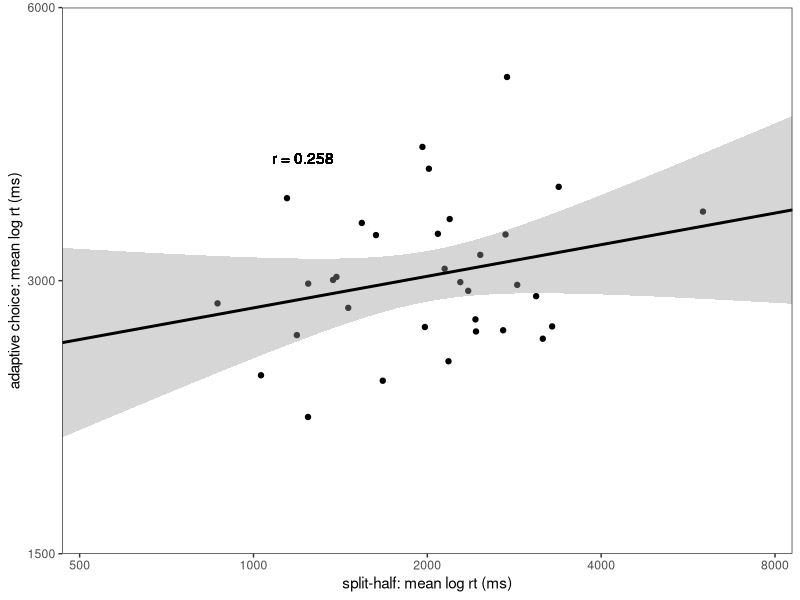
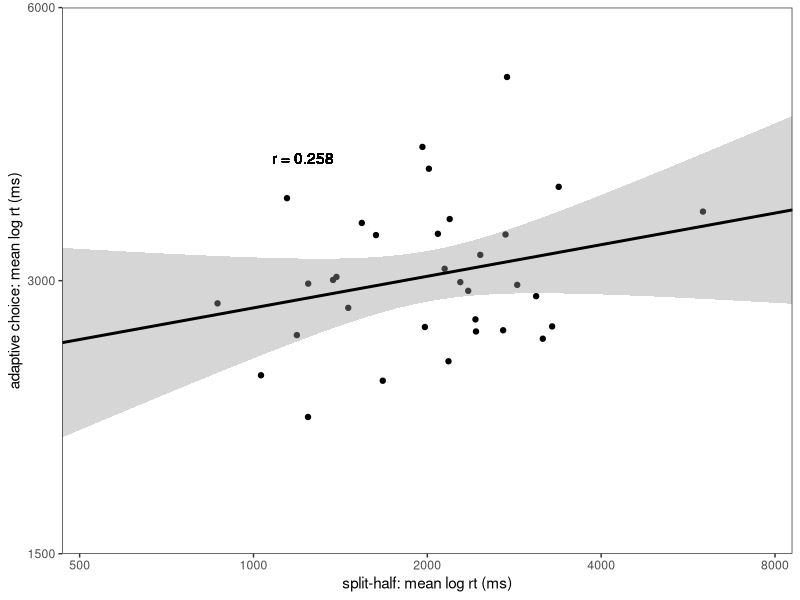
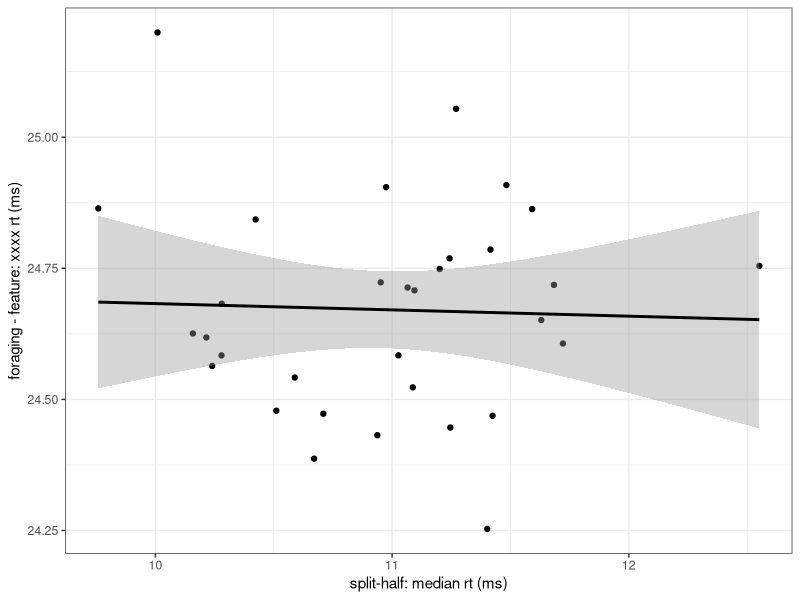
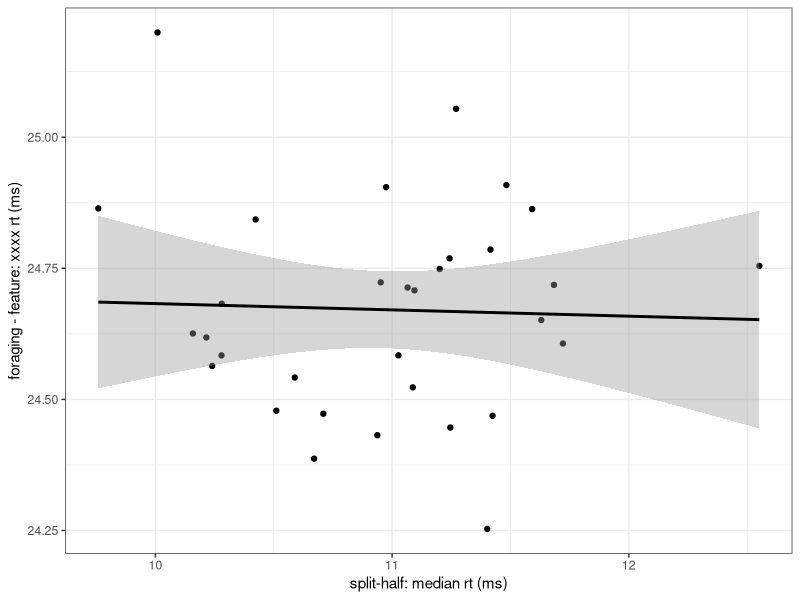
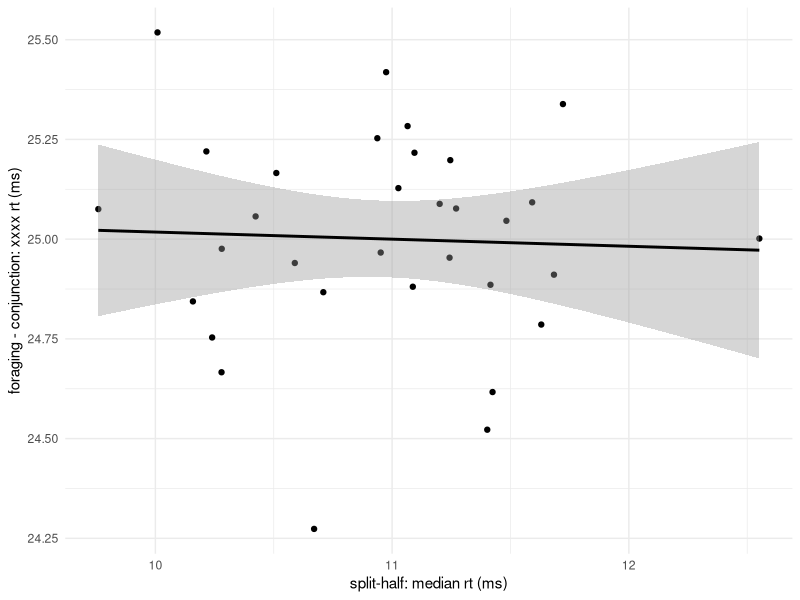
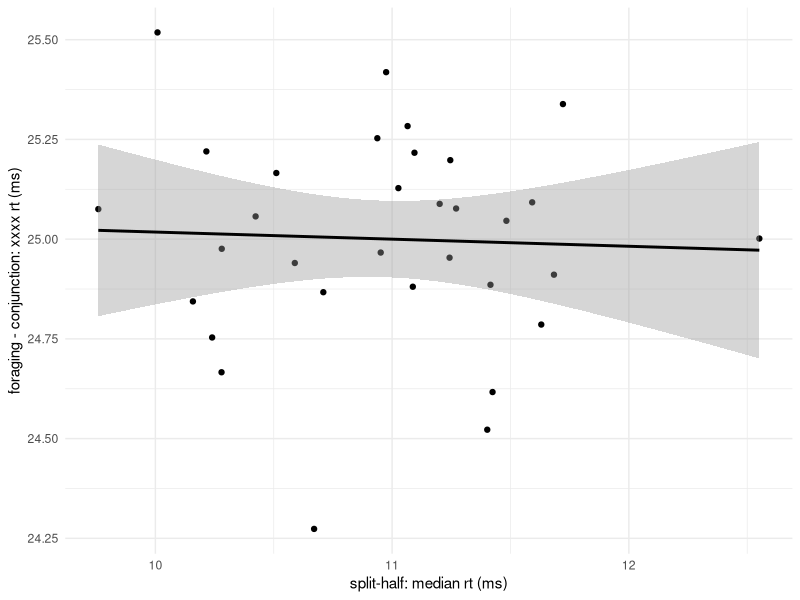
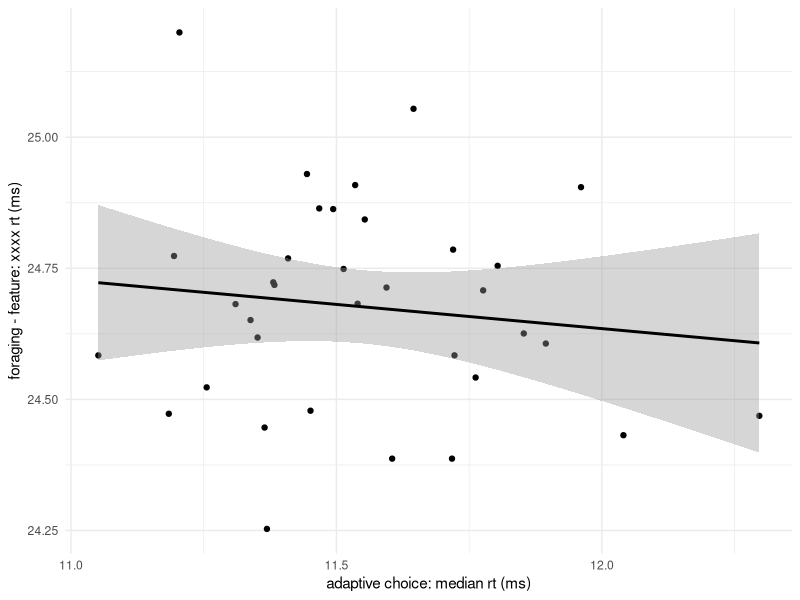
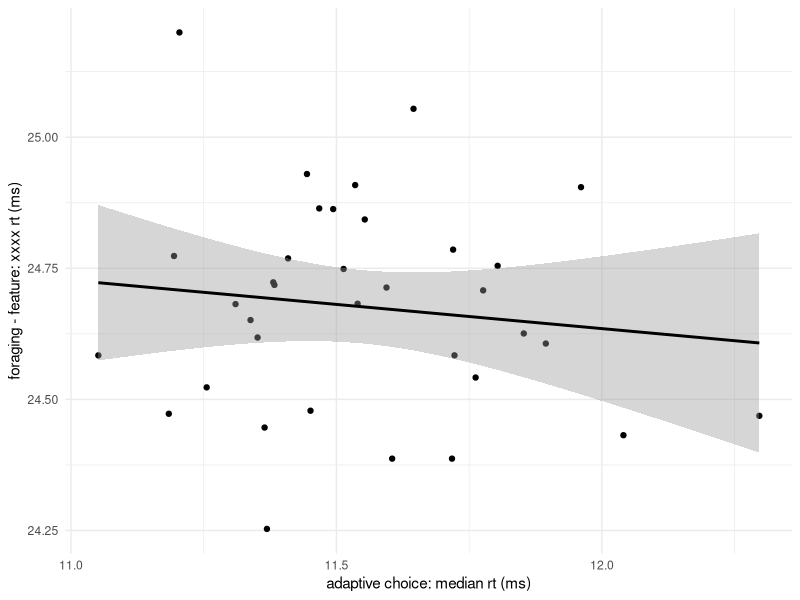

Recreate these plots in R, in order.
library(tidyverse)

figXn <- 6
figYn <- 4

dat <- read_csv("summaryData.csv")

############################################################
# first look at rt
############################################################

#  split-half v adaptive choice
r <- round(with(dat, cor.test(ls_mean_log_rt, ac_meanlog2rt)$estimate), 3)

x_labels = c(500, 1000, 2000, 4000, 8000)
x_breaks = log(x_labels, 2)

y_labels = c(1500, 3000, 6000)
y_breaks = log(y_labels, 2)

plt <- ggplot(dat, aes(x = ls_mean_log_rt, y = ac_meanlog2rt))
plt <- plt + geom_point() 
plt <- plt + geom_smooth(method = lm, colour = "black", fullrange = TRUE)
plt <- plt + theme_bw()
plt <- plt + scale_x_continuous("split-half: mean log rt (ms)",
	  limits = c(8, 14), breaks = x_breaks, labels = x_labels, expand = c(0, .1))
plt <- plt + scale_y_continuous("adaptive choice: mean log rt (ms)",
	  limits = c(min(y_breaks), 14), breaks = y_breaks, labels = y_labels, expand = c(0, 0))
plt <- plt + geom_text(label=paste("r =", r), x= 10.25, y=12)
plt <- plt + coord_cartesian(xlim=c(min(x_breaks),max(x_breaks)), ylim=c(y_breaks[1],max(y_breaks)))
plt <- plt + theme(
  panel.grid.major = element_blank(), 
  panel.grid.minor = element_blank())
# plt <- plt + ggtitle('Split-half and Attentional Control')
ggsave("scratch/ls_v_ac_mean_log2rt.pdf", width = figYn, height = figYn)
ggsave("scratch/ls_v_ac_mean_log2rt.png", width = figYn, height = figYn)

r_feat <- round(with(dat, cor.test(ls_mean_log_rt, fg_feat_log2)$estimate), 3)
r_cong <- round(with(dat, cor.test(ls_mean_log_rt, fg_conj_log2)$estimate), 3)

y_labels = c(1500, 3000, 6000)
y_breaks = log(y_labels, 2)

plt <- ggplot(dat, aes(x = ls_mean_log_rt, y = fg_feat_log2))
plt <- plt + geom_point() 
plt <- plt + geom_smooth(method = lm, colour = "black", fullrange = TRUE)
plt <- plt + theme_bw()
plt <- plt + scale_x_continuous("split-half: median rt (ms)")
plt <- plt + scale_y_continuous("foraging - feature: xxxx rt (ms)")
plt <- plt + geom_text(label=paste("italic(r) ==", r_feat), parse = TRUE, x= 4000, y=22500)
# plt <- plt + ggtitle('Attentional Control and Foraging (feautre)')
ggsave("scratch/ls_v_fg_feature_rt.pdf", width = figYn, height = figYn)
ggsave("scratch/ls_v_fg_feature_rt.png", width = figYn, height = figYn)

plt <- ggplot(dat, aes(x = ls_mean_log_rt, y = fg_conj_log2))
plt <- plt + geom_point() 
plt <- plt + geom_smooth(method = lm, colour = "black")
plt <- plt + theme_minimal()
plt <- plt + scale_x_continuous("split-half: median rt (ms)")
plt <- plt + scale_y_continuous("foraging - conjunction: xxxx rt (ms)")
plt <- plt + geom_text(label=paste("italic(r) ==", r_cong), parse = TRUE, x= 4000, y=22500)
# plt <- plt + ggtitle('Attentional Control and Foraging (conjunction)')
ggsave("scratch/ls_v_fg_conj_rt.pdf", width = figYn, height = figYn)
ggsave("scratch/ls_v_fg_conj_rt.png", width = figYn, height = figYn)



r_feat <- round(with(dat, cor.test(ac_meanlog2rt, fg_feat_log2)$estimate), 3)
r_cong <- round(with(dat, cor.test(ac_meanlog2rt, fg_conj_log2)$estimate), 3)

plt <- ggplot(dat, aes(x = ac_meanlog2rt, y = fg_feat_log2))
plt <- plt + geom_point() 
plt <- plt + geom_smooth(method = lm, colour = "black")
plt <- plt + theme_minimal()
plt <- plt + scale_x_continuous("adaptive choice: median rt (ms)")
plt <- plt + scale_y_continuous("foraging - feature: xxxx rt (ms)")
plt <- plt + geom_text(label=paste("italic(r) ==", r_feat), parse = TRUE, x= 4000, y=22500)
# plt <- plt + ggtitle('Attentional Control and Foraging (feautre)')
ggsave("scratch/ac_v_fg_feature_rt.pdf", width = figYn, height = figYn)
ggsave("scratch/ac_v_fg_feature_rt.png", width = figYn, height = figYn)

plt <- ggplot(dat, aes(x = ac_meanlog2rt, y = fg_conj_log2))
plt <- plt + geom_point() 
plt <- plt + geom_smooth(method = lm, colour = "black")
plt <- plt + theme_minimal()
plt <- plt + scale_x_continuous("adaptive choice: median rt (ms)")
plt <- plt + scale_y_continuous("foraging - conjunction: xxxx rt (ms)")
plt <- plt + geom_text(label=paste("italic(r) ==", r_cong), parse = TRUE, x= 4000, y=22500)
# plt <- plt + ggtitle('Attentional Control and Foraging (conjunction)')
ggsave("scratch/ac_v_fg_conj_rt.pdf", width = figYn, height = figYn)
ggsave("scratch/ac_v_fg_conj_rt.png", width = figYn, height = figYn)


############################################################
# now look at strategy metrics
############################################################

#  split-half v adaptive choice
r <- round(with(dat, cor.test(ls_prop_hetero, ac_propOpt)$estimate), 3)

plt <- ggplot(dat, aes(x = ls_prop_hetero, y = ac_propOpt))
plt <- plt + geom_point() 
plt <- plt + geom_smooth(method = lm, colour = "black", fullrange = TRUE)
plt <- plt + theme_bw()
plt <- plt + scale_x_continuous("split-half: prop. hetero. fixations",
	  limits = c(0, 1), expand = c(0, 0))
plt <- plt + scale_y_continuous("adaptive choice: prop. optimal",
	  limits = c(0, 1), expand = c(0, 0))
plt <- plt + geom_text(label=paste("r =", r), x= 10.25, y=12)
plt <- plt + theme(
  panel.grid.major = element_blank(), 
  panel.grid.minor = element_blank())
# plt <- plt + ggtitle('Split-half and Attentional Control')
ggsave("scratch/ls_v_ac_opt.pdf", width = figYn, height = figYn)
ggsave("scratch/ls_v_ac_opt.png", width = figYn, height = figYn)

r <- round(with(dat, cor.test(ls_prop_hetero, ac_switchRate)$estimate), 3)

plt <- ggplot(dat, aes(x = ls_prop_hetero, y = ac_switchRate))
plt <- plt + geom_point() 
plt <- plt + geom_smooth(method = lm, colour = "black", fullrange = TRUE)
plt <- plt + theme_bw()
plt <- plt + scale_x_continuous("split-half: prop. hetero. fixations",
	  limits = c(0, 1), expand = c(0, 0))
plt <- plt + scale_y_continuous("adaptive choice: switch rate")
plt <- plt + geom_text(label=paste("r =", r), x= 10.25, y=12)
plt <- plt + theme(
  panel.grid.major = element_blank(), 
  panel.grid.minor = element_blank())
# plt <- plt + ggtitle('Split-half and Attentional Control')
ggsave("scratch/ls_v_ac_sr.pdf", width = figYn, height = figYn)
ggsave("scratch/ls_v_ac_sr.png", width = figYn, height = figYn)
